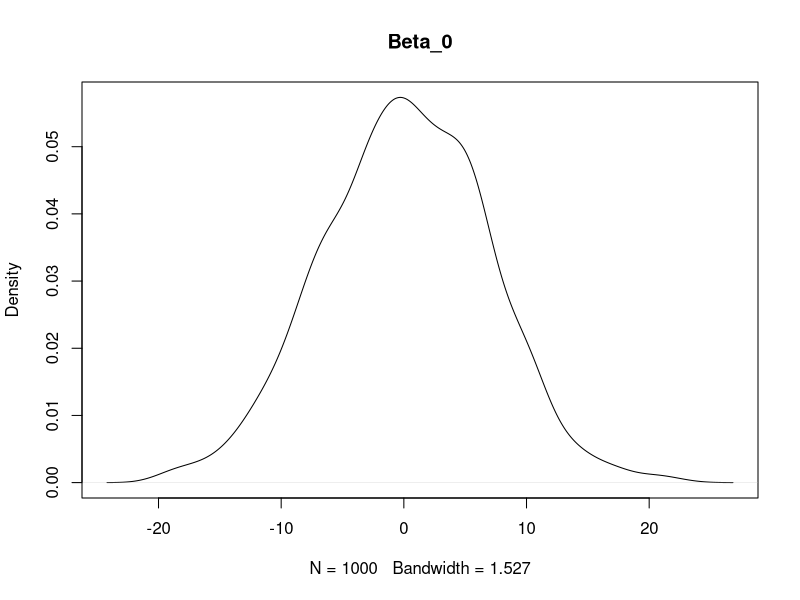
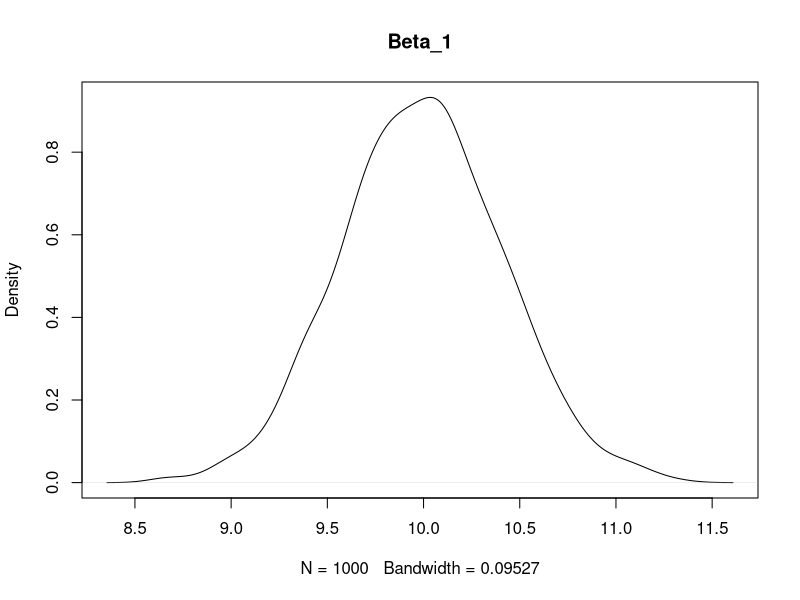
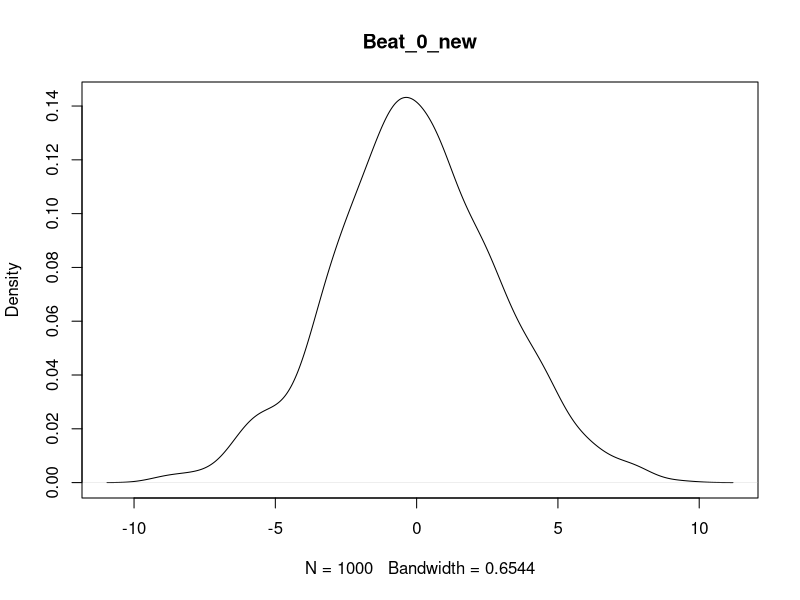
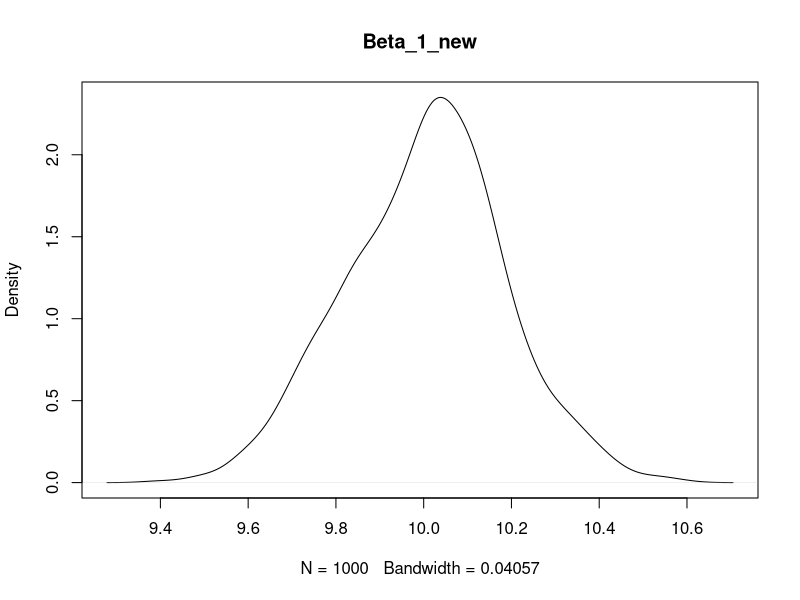

Write the R code that produced these figures, in order.
setwd("~/文件/Stochastic data processing and simulation")
data(cars)
attach(cars)
cars # check the dataset "car"

# Exercise 1
x_bar <- mean(speed) #first we create vriable of mean of distant and speed
y_bar <- mean(dist)
n <- 50

upper_beta1 <- (speed - x_bar) * dist # we calulate molecular and denominator for beta1_hat
lower_beta1 <- (speed - x_bar)^2

beta1_hat <- sum(upper_beta1) / sum(lower_beta1) # calulate beta1_hat and beta0_hat
beta0_hat <- y_bar - (beta1_hat * x_bar)

mym1 <- lm(dist~speed) # check with lm 
summary(mym1)

# Excercise 2
y_hat <- predict(mym1)  # calculate y_hat
n1 <- (dist - y_hat)^2  
s <- sqrt(sum(n1) / (50-2)) # calcute s

# Excercise 3
t1 <- qt(1-0.2/2,(50-2)) # calculate the student distrution with 0.80
n2 <- (speed - x_bar)^2  # calculate inner part of confident interval
n3 <- 1/n + (x_bar)^2 / sum(n2)

I_beta0_hat_up <- (beta0_hat + t1 * s * sqrt(n3)) # calculate confident interval for beta0_hat
I_beta0_hat_down <- (beta0_hat - t1 * s * sqrt(n3))

I_beta1_hat_up <- (beta1_hat + t1 * s / sqrt(sum(n2))) # calculate confident interval for beta1_hat
I_beta1_hat_down <- (beta1_hat - t1 * s / sqrt(sum(n2)))

confint(mym1, level = 0.8) # check with confint 

# the 80% condfident interval for beta1 means , giveing 100 times of drawing example and calculating for beta1_hat, around 80 will be inside and 20 be will outside the 80% of confident interval , meaning that 80% of beta1_hat we calculating will be inside the confident interval . However , beta1 is a actual number , it can only be inside or outside confident interval. Hence, we cannot say beta1 is 80% inside confident intercal , we can only said that " with 80% of "confident" beta1 is inside confident interval" 

# Excercise 4

# set real beta0_star and beta_1_star
beta0_star <- 0
beta1_star <- 10

# gen the new distant
formula_1 <- beta0_star + beta1_star * speed # part of beta0_star + beta1_star * speed

D_new <- matrix(, 50, 1000)  # repeat 1000 times to creat matrix with beta0_star + beta1_star * speed
for (i in 1:1000){
  D_new[ , i] <- formula_1
}

error <- matrix(,50,1000) # gen error part with sd=15.38
for (i in 1:50){
  for (j in 1:1000){
  error [  i , j  ] <- matrix (rnorm(1, 0 , 15.38)) 
  }
}

D_new <- D_new + error # adding error part
D_new <- as.data.frame(D_new) # trans to data form
names(D_new) <- gsub("V" , "D" , names (D_new)) # changing names
colnames(D_new) # check the name

attach(D_new)
attach(cars)

lm_list <- list() # list for linear model
for (i in 1:1000){
  lm_list[[i]]<- lm (D_new[, i] ~  speed)
}

coe_data <- data.frame(Beta_0=NA, Beta_1=NA) # gen data for coeffient 
for (i in 1:1000){
  coe_data[i,]<- coefficients( lm (D_new[ ,i ] ~  speed))
}


#otherway to approch this
nu<- 1000
my_lms <- lapply(1:nu, function(x) lm(D_new[, x] ~ speed))
beta_new <- sapply(my_lms, coef)


#calculate confident interval

D_new_mat <- as.matrix(D_new)   #matrix form for D_new and coe
coe_mat <- as.matrix(coe_data)


y_hat_new <- matrix(,1000,50) # gen matrix for y_hat_new
for (i in 1:1000){
  y_hat_new[i,] <- coe_mat[i,1] + coe_mat[i,2]*speed
}

y_hat_new <- t(y_hat_new) # transpost for calculation
s_new <- sqrt(colSums((D_new_mat - y_hat_new)^2)/(n-2))
s_new <- as.matrix(s_new)


t2 <- qt(1-0.05/2,(50-2)) # create matrix for confident interval for beta0 and beta1
con_mat <- matrix(,1000,4)
for (i in 1:1000){
  con_mat[i,1] <-  (coe_mat[i,1] + t2 * s_new[i,1] * sqrt(n3))
  con_mat[i,2] <-  (coe_mat[i,1] - t2 * s_new[i,1] * sqrt(n3))
  con_mat[i,3] <-  (coe_mat[i,2] + t2 * s_new[i,1] / sqrt(sum(n2)))
  con_mat[i,4] <-  (coe_mat[i,2] - t2 * s_new[i,1] / sqrt(sum(n2)))
}

# Check confidence interval with actual beta0 and beta1

check<-matrix(0,1000,2)  # build up a check martix
for (i in 1:1000){
  check[i,1] <- replace( check[i,1] , con_mat[i,1] >0  & con_mat[i,2] < 0, 1)
  check[i,2] <- replace( check[i,2] , con_mat[i,3] >10  & con_mat[i,4] < 10, 1)
}


precent <- colMeans(check)# calculate the precent of all confident interval contains beta0 and beta1
precent 

# Excercise 5

# produce density plots

plot(density(coe_mat[,1]), main = "Beta_0")
plot(density(coe_mat[,2]), main = "Beta_1")

# gen new database

speed_fake <- seq(4, 25 , length.out = 200)
D_new_2 <- matrix(, 200, 1000)
D_new_2[,1:1000] <- beta0_star + beta1_star * speed_fake

# adding error term
for (i in 1:1000){
  D_new_2 [,i] <- D_new_2[,i] + rnorm(200, 0, 15.38)
}

# gen parameter
coe_data_2 <- data.frame(Beta_0=NA, Beta_1=NA) # gen data for coeffient 
for (i in 1:1000){
  coe_data_2[i,]<- coefficients( lm (D_new_2[ ,i ] ~  speed_fake))
}

# plot density with 200 obs
plot(density(coe_data_2$Beta_0), main = "Beat_0_new")
plot(density(coe_data_2$Beta_1), main = "Beta_1_new")
